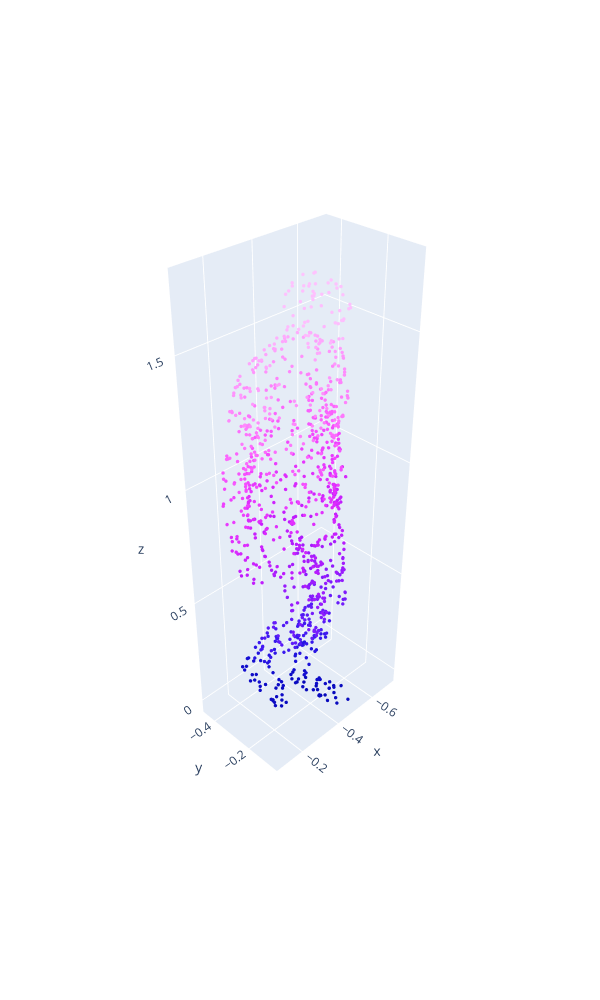

The cell this chart's notebook holds for it:
### Code cell
utils.plot_arr(points)

### Figure 1 — Plotly figure (JSON) as saved in the notebook; plotly's stock layout.template omitted (floating-point values rounded to 4 significant figures; data arrays with more than 128 entries replaced by an {"elided": "..."} marker saying what was removed)
{"data": [{"marker": {"color": {"elided": "1000 float values"}, "colorscale": [[0, "#0508b8"], [0.08333, "#1910d8"], [0.1667, "#3c19f0"], [0.25, "#6b1cfb"], [0.3333, "#981cfd"], [0.4167, "#bf1cfd"], [0.5, "#dd2bfd"], [0.5833, "#f246fe"], [0.6667, "#fc67fd"], [0.75, "#fe88fc"], [0.8333, "#fea5fd"], [0.9167, "#febefe"], [1, "#fec3fe"]], "showscale": false, "size": 2}, "mode": "markers", "type": "scatter3d", "x": {"elided": "1000 float values"}, "y": {"elided": "1000 float values"}, "z": {"elided": "1000 float values"}}], "layout": {"height": 1000, "scene": {"aspectmode": "data", "camera": {"eye": {"x": 2.5, "y": 2.5, "z": 2.5}}}, "width": 600}}
